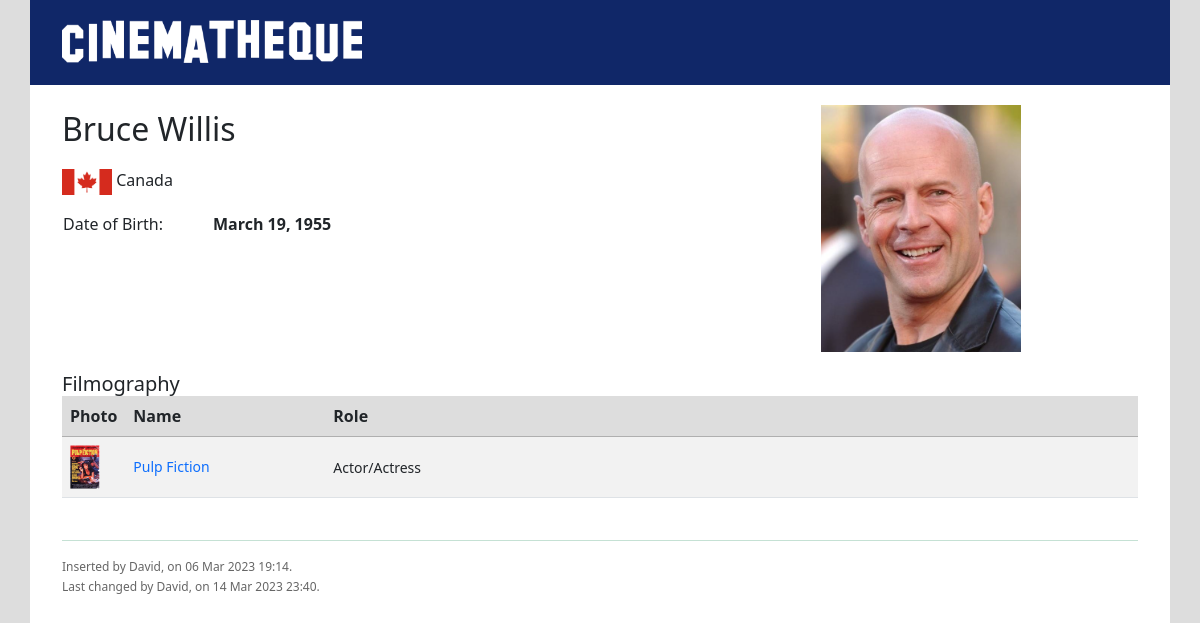
Page /persondata/16/ on the committed database.
### core/models.py (models this page shows, shortened)
class Base(models.Model):
    DateTimeOfInsert = models.DateTimeField(auto_now_add=True,auto_now=False)
    DateTimeOfLastUpdate = models.DateTimeField(auto_now=True)
    InsertUser = models.ForeignKey( settings.AUTH_USER_MODEL, null=True, blank=True,
                                    on_delete=models.CASCADE, related_name='+' )
    LastUpdateUser = models.ForeignKey( settings.AUTH_USER_MODEL, null=True, blank=True,
                                         on_delete=models.CASCADE, related_name='+' )
    class Meta:
        abstract = True

class Person(Base):
    Name = models.CharField(max_length=60)
    DateOfBirth = models.DateField(auto_now=False, null=True, blank=True)
    DateOfDeath = models.DateField(auto_now=False, null=True, blank=True)
    CountryOfBirth = models.ForeignKey(Country, null=True, blank=True, on_delete=models.DO_NOTHING)
    Photo = models.ImageField(upload_to='person_photos', null=True, blank=True)
    def __str__(self):
        return self.Name

class Country(Base):
    NameEN = models.CharField(max_length=60)
    NamePT_BR = models.CharField(max_length=60)
    Flag = models.ImageField(upload_to='countries_flags/', null=True, blank=True)
    def __str__(self):
        return self.NameEN
    class Meta:
        verbose_name_plural = 'Countries'

class Membership(models.Model):
    Person = models.ForeignKey(Person, on_delete=models.CASCADE)
    Artwork = models.ForeignKey(Artwork, on_delete=models.CASCADE)
    Role = models.ForeignKey(Role, on_delete=models.DO_NOTHING)
    class Meta:
        verbose_name = 'Membership'
        verbose_name_plural = 'Memberships'

class Artwork(Base):
    OriginalTitle = models.CharField(max_length=100)
    TitleEN = models.CharField(max_length=100, null=True, blank=True)
    TitlePT_BR = models.CharField(max_length=100, null=True, blank=True)
    TypeOfArtwork = models.ForeignKey(TypeOfArtwork, on_delete=models.DO_NOTHING)
    ReleaseYear = models.IntegerField(null=True, blank=True)
    RunTime = models.IntegerField(null=True, blank=True)
    Image = models.ImageField(upload_to='artwork_photos', null=True, blank=True)
    OriginalLanguage = models.ForeignKey(Language, null=True, blank=True, on_delete=models.DO_NOTHING)
    Country = models.ForeignKey(Country, null=True, blank=True, on_delete=models.DO_NOTHING)
    Genres = models.ManyToManyField(Genre, null=True, blank=True)
    Distributors = models.ManyToManyField(Distributor, null=True, blank=True)
    Members = models.ManyToManyField(Person, null=True, blank=True, through='Membership')
    def Title(self):
        return self.TitleEN if self.TitleEN else self.OriginalTitle
    def __str__(self):
        return self.Title()

class Role(Base):
    NameEN = models.CharField(max_length=30)
    NamePT_BR = models.CharField(max_length=30)
    def __str__(self):
        return self.NameEN

### core/views.py (the view)
# urls.py: re_path(r'persondata/(?P<id>\d+)/$', personData, name='core_person_data'),
def personData(request, id):
    person = Person.objects.get(id=id)
    artworks = Membership.objects.filter(Person=person).order_by('Role_id', 'Artwork__OriginalTitle')
    data = { 'person': person,
             'artworks': artworks}
    return render(request, 'core/persondata.html', data)

### core/templates/core/persondata.html (shortened to what this page needs)
{% extends "baseindex.html" %}
{% load static %}
{% block contents %}
    <div class="row row-cols-1">
        <div class="col-sm-7" style="padding-bottom: 8px">
            <span class="titledetail">{{person}}</span><BR>
              <div class="legenddetail celldetails">
                  {% if person.CountryOfBirth.Flag %}
                    <img src="{{person.CountryOfBirth.Flag.url}}" width="50"/>
                  {% endif %}
                  {% if person.CountryOfBirth %}
                      {{person.CountryOfBirth}}
                  {% endif %}
              </div>
              <table>
                  <tr>
                      <td width="150px"></td>
                      <td></td>
                  </tr>
                  {% if person.DateOfBirth %}
                  <tr>
                    <td class="celldetails"><span class="legenddetail">Date of Birth:</span></td>
                    <td class="celldetails"><span class="datadetail">{{person.DateOfBirth}}</span></td>
                  </tr>
                  {% endif %}
              </table>
        </div>
        <div class="col-sm-5" style="display: flex; justify-content: space-around;">
            {% if person.Photo %}
                <img src="{{person.Photo.url}}" width="200"/>
            {% else %}
                <img src="{% static 'img/no_img.png' %}" width="300"/>
            {% endif %}
        </div>
    </div>
    {% if artworks %}
        <h5  style="padding-top: 20px">Filmography</h5>
        <div class="col">
         <table class="table table-striped">
             <thead class="bgheadlist">
               <tr>
                 <th scope="col">Photo</th>
                 <th scope="col">Name</th>
                 <th scope="col">Role</th>
               </tr>
             </thead>
             <tbody>
             {% for artwork in artworks %}
               <tr>
                 <td width="60px" style="vertical-align: middle">
                    <a href="{% url 'core_artwork_data' artwork.Artwork.id %}">
                        {% if artwork.Artwork.Image %}
                            <img src="{{artwork.Artwork.Image.url}}" width="30px"/>
                        {% else %}
                            <img src="{% static 'img/no_img.png' %}" width="30px"/>
                        {% endif %}
                    </a>
                 </td>
                 <td width="200px" style="vertical-align: middle">
                     <h6>
                        <a class="griddetails" href="{% url 'core_artwork_data' artwork.Artwork.id %}">
                            {{artwork.Artwork}}
                        </a>
                     </h6>
                 </td>
                 <td style="vertical-align: middle">
                     <span class="griddetails">{{artwork.Role}}</span>
                 </td>
               </tr>
               {% endfor%}
             </tbody>
         </table>
        </div>
    {% endif %}
        <div class="text-success" style="padding-top: 10px">
            <hr>
        </div>
        <p style="font-size: 12px">
        Inserted by {{person.InsertUser|capfirst}}, on {{person.DateTimeOfInsert|date:"d M Y H:i"}}.<BR>
        {% if person.LastUpdateUser %}
            Last changed by {{person.InsertUser|capfirst}}, on {{person.DateTimeOfLastUpdate|date:"d M Y H:i"}}.
        {% endif %}
        </p>
{% endblock %}

### static/style.css (style rules this page uses)
a { text-decoration: none; }
.bgheadlist { background-color: #dddddd!important; border-bottom: 2px; border-color: #afafaf; }

### static/login.css (style rules this page uses)
a { font-size: 14px; line-height: 1.7; margin: 0px; transition: all 0.4s; -webkit-transition: all 0.4s; text-decoration: none; -o-transition: all 0.4s; -moz-transition: all 0.4s; }
h1,h2,h3,h4,h5,h6 { margin: 0px; }
p { font-size: 14px; line-height: 1.7; color: #666666; margin: 0px; }
hr { box-sizing: content-box; height: 0; overflow: visible; }
a { background-color: transparent; -webkit-text-decoration-skip: objects; }
img { border-style: none; }
html { height: 100%; }
* { box-sizing: border-box; }
.datadetail { font-weight: bold; }
.titledetail { font-size: calc(1.325rem + 0.9vw); font-weight: 500; }
.celldetails { padding-top: 15px; vertical-align: top; }
.griddetails { font-size: 14px }

### templates/baseindex.html (style rules this page uses)
html, body { height: 100%; margin: 0; }

### rows in the picture
Person: Name "Bruce Willis", CountryOfBirth.Flag (picture), CountryOfBirth "Canada", DateOfBirth "March 19, 1955", Photo (picture), InsertUser "David", DateTimeOfInsert "06 Mar 2023 19:14", DateTimeOfLastUpdate "14 Mar 2023 23:40"
Membership: Artwork.Image (picture), Artwork "Pulp Fiction", Role "Actor/Actress"
